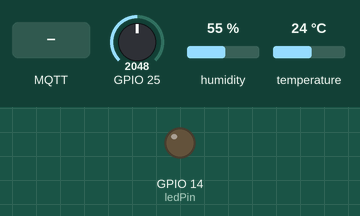
Simulated run of this program. Board: ESP32. On the bench: output pins drawn as LEDs (lit = HIGH). Inputs (shaded band) come from the test bench; at power-on: GPIO 25 = 2048, humidity 55 %, temperature 24 °C. WiFi joins after 1.5 s; servers stay silent unless stated; no MQTT or app messages arrive unless stated; what the program prints to the serial monitor is not drawn.

Above: at 2.7 s.
2.8 s: MQTT message "on" arrives on the first subscribed topic
At 4.0 s:
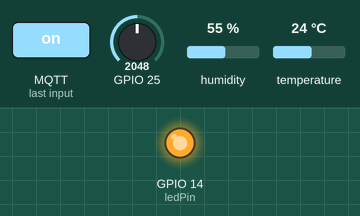
5.8 s: MQTT message "off" arrives on the first subscribed topic
At 6.3 s:
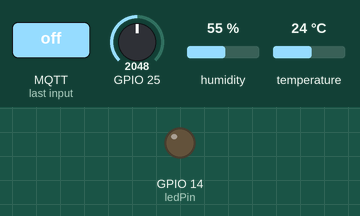
Timing chart, 0 to 8.8 s (numbered marks = the images above; inputs shaded):
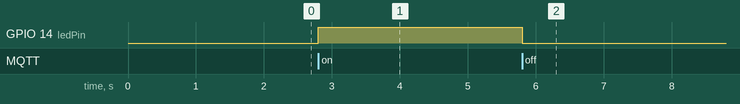

Measured:
- after the input at 2.8 s, GPIO 14 (ledPin): LOW → HIGH at once
- after the input at 5.8 s, GPIO 14 (ledPin): HIGH → LOW at once

The program:

main.cpp
```cpp
#include <Arduino.h>

#include <WiFi.h>
#include <PubSubClient.h>
#include <Adafruit_Sensor.h>
#include <DHT.h>
#include <DHT_U.h>
#include <ArduinoJson.h>

DHT_Unified dht(27, DHT22);

const char* ssid = "GO-FT";
const char* password = "GOtech!!";
const char* mqtt_server = "192.168.3.2";

WiFiClient espClient;
PubSubClient client(espClient);
long lastMsg = 0;
char msg[50];
String JSONmessage;

const int ledPin = 14;

void callback(char* topic, byte* message, unsigned int length) {
  Serial.print("Message arrived on topic: ");
  Serial.print(topic);
  Serial.print(". Message: ");
  String messageTemp;

  for (int i = 0; i < length; i++) {
    Serial.print((char)message[i]);
    messageTemp += (char)message[i];
  }

  if (String(topic) == "esp32/output") {
    Serial.print("Changing output to ");
    if(messageTemp == "on"){
      Serial.println("on");
      digitalWrite(ledPin, HIGH);
    }
    else if(messageTemp == "off"){
      Serial.println("off");
      digitalWrite(ledPin, LOW);
    }
  }
}

void setup() {
  Serial.begin(115200);

  delay(10);
  Serial.print("Connecting to ");
  Serial.println(ssid);
  WiFi.begin(ssid, password);

  while (WiFi.status() != WL_CONNECTED) {
    delay(500);
    Serial.print(".");
  }
  Serial.println("WiFi connected");

  client.setServer(mqtt_server, 1883);
  client.setCallback(callback);

  dht.begin();
  sensor_t sensor;

  pinMode(ledPin, OUTPUT);
}

void loop() {
    while (!client.connected()) {
    if (client.connect("ESP8266Client")) {
      Serial.println("connected");
      client.subscribe("esp32/output");
    } else {
      Serial.print("failed");
      delay(5000);
    }
  }

  client.loop();

  long now = millis();
  if (now - lastMsg > 5000) {
    lastMsg = now;
    StaticJsonDocument<200> doc;

    int co2 = analogRead(25);

    sensors_event_t event;
    dht.temperature().getEvent(&event);
    doc["temperature"] = event.temperature;
    dht.humidity().getEvent(&event);
    doc["humidity"] = event.relative_humidity;
    doc["co2"] = co2;

    JSONmessage = "";
    serializeJson(doc, JSONmessage);
    JSONmessage.toCharArray(msg, JSONmessage.length() + 1);
    client.publish("IOT-0/values", msg);
  }
}
```
